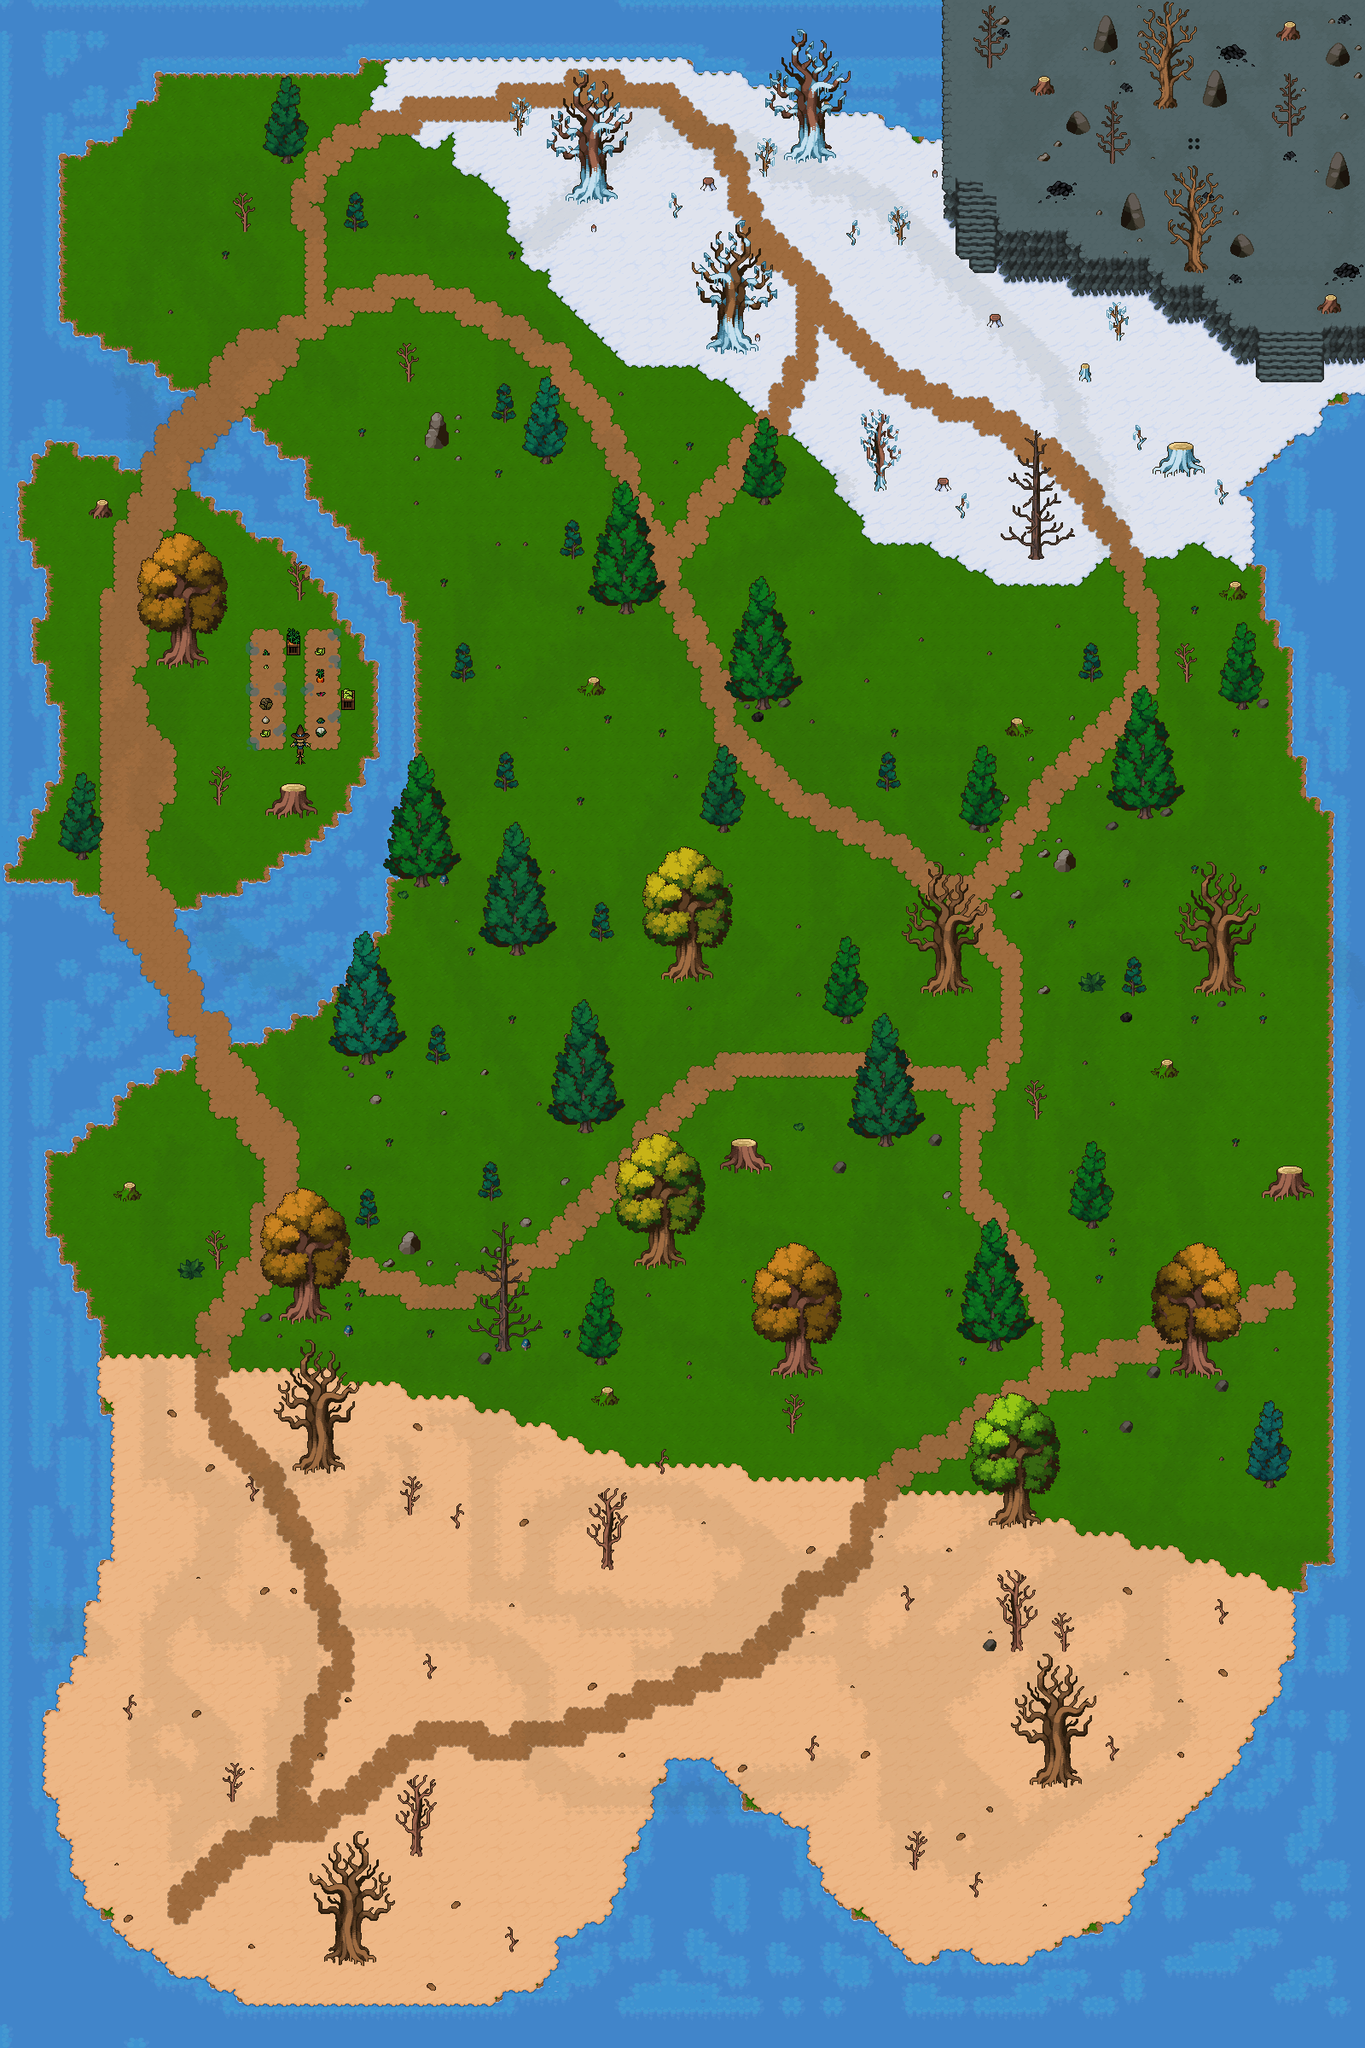

This game map was drawn from its Tiled (.tmx) file and the tilesets committed beside it. A one-line description and the trimmed map source follow:
An orthogonal 100x150 tile map with 16x16 px tiles, 7 tile layers (Ground, Desert and Snow, Sand, Stuff, ...), 16 tilesets.

<map version="1.10" tiledversion="1.11.2" orientation="orthogonal" renderorder="right-down" width="100" height="150" tilewidth="16" tileheight="16" infinite="0" nextlayerid="14" nextobjectid="1">
 <tileset firstgid="1" name="Cave_Tiles - WIP" tilewidth="16" tileheight="16" tilecount="289" columns="17">
  <image source="Environment/Tilesets/Cave_Tiles - WIP.png" width="272" height="272" />
  <wangsets>
   <wangset name="Stone" type="corner" tile="-1">
    <wangcolor name="Light" color="#ff0000" tile="-1" probability="1" />
    <wangcolor name="Darker" color="#00ff00" tile="-1" probability="1" />
    <wangcolor name="Darkest" color="#0000ff" tile="-1" probability="1" />
    <wangtile tileid="7" wangid="0,0,0,1,0,1,0,0" />
    <wangtile tileid="10" wangid="0,0,0,2,0,2,0,0" />
    <wangtile tileid="13" wangid="0,0,0,3,0,3,0,0" />
    <wangtile tileid="23" wangid="0,1,0,1,0,0,0,0" />
    <wangtile tileid="24" wangid="0,1,0,1,0,1,0,1" />
    <wangtile tileid="25" wangid="0,0,0,0,0,1,0,1" />
    <wangtile tileid="26" wangid="0,2,0,2,0,0,0,0" />
    <wangtile tileid="27" wangid="0,2,0,2,0,2,0,2" />
    <wangtile tileid="28" wangid="0,0,0,0,0,2,0,2" />
    <wangtile tileid="29" wangid="0,3,0,3,0,0,0,0" />
    <wangtile tileid="30" wangid="0,3,0,3,0,3,0,3" />
    <wangtile tileid="31" wangid="0,0,0,0,0,3,0,3" />
    <wangtile tileid="41" wangid="0,1,0,0,0,0,0,1" />
    <wangtile tileid="44" wangid="0,2,0,0,0,0,0,2" />
    <wangtile tileid="47" wangid="0,3,0,0,0,0,0,3" />
   </wangset>
  </wangsets>
 </tileset>
 <tileset firstgid="290" name="Dungeon_Tiles" tilewidth="16" tileheight="16" tilecount="625" columns="25">
  <image source="Environment/Tilesets/Dungeon_Tiles.png" width="400" height="400" />
  <tile id="229">
   <properties>
    <property name="collision" value="" />
   </properties>
  </tile>
  <tile id="253">
   <properties>
    <property name="boss" type="bool" value="false" />
   </properties>
  </tile>
  <tile id="451">
   <properties>
    <property name="boss" type="bool" value="false" />
   </properties>
  </tile>
  <wangsets>
   <wangset name="Leaves" type="corner" tile="-1">
    <wangcolor name="Leaf" color="#ff0000" tile="-1" probability="1" />
    <wangtile tileid="10" wangid="0,0,0,1,0,0,0,0" />
    <wangtile tileid="11" wangid="0,0,0,1,0,1,0,0" />
    <wangtile tileid="12" wangid="0,0,0,1,0,1,0,0" />
    <wangtile tileid="13" wangid="0,0,0,0,0,1,0,0" />
    <wangtile tileid="35" wangid="0,1,0,1,0,0,0,0" />
    <wangtile tileid="36" wangid="0,1,0,1,0,1,0,1" />
    <wangtile tileid="37" wangid="0,1,0,1,0,1,0,1" />
    <wangtile tileid="38" wangid="0,0,0,0,0,1,0,1" />
    <wangtile tileid="60" wangid="0,1,0,1,0,0,0,0" />
    <wangtile tileid="61" wangid="0,1,0,1,0,1,0,1" />
    <wangtile tileid="62" wangid="0,1,0,1,0,1,0,1" />
    <wangtile tileid="63" wangid="0,0,0,0,0,1,0,1" />
    <wangtile tileid="85" wangid="0,1,0,0,0,0,0,0" />
    <wangtile tileid="86" wangid="0,1,0,0,0,0,0,1" />
    <wangtile tileid="87" wangid="0,1,0,0,0,0,0,1" />
    <wangtile tileid="88" wangid="0,0,0,0,0,0,0,1" />
    <wangtile tileid="110" wangid="0,1,0,0,0,1,0,1" />
    <wangtile tileid="111" wangid="0,1,0,0,0,0,0,1" />
    <wangtile tileid="112" wangid="0,1,0,1,0,0,0,1" />
    <wangtile tileid="113" wangid="0,1,0,1,0,1,0,1" />
    <wangtile tileid="137" wangid="0,1,0,1,0,0,0,0" />
    <wangtile tileid="138" wangid="0,1,0,1,0,1,0,1" />
    <wangtile tileid="160" wangid="0,0,0,1,0,1,0,1" />
    <wangtile tileid="161" wangid="0,0,0,1,0,1,0,0" />
    <wangtile tileid="162" wangid="0,1,0,1,0,1,0,0" />
    <wangtile tileid="163" wangid="0,1,0,1,0,1,0,1" />
   </wangset>
  </wangsets>
 </tileset>
 <tileset firstgid="915" name="Floors_Tiles" tilewidth="16" tileheight="16" tilecount="650" columns="25">
  <image source="Environment/Tilesets/Floors_Tiles.png" width="400" height="416" />
  <wangsets>
   <wangset name="Ground" type="corner" tile="-1">
    <wangcolor name="Grass Border" color="#ff0000" tile="-1" probability="1" />
    <wangcolor name="Sand Border" color="#00ff00" tile="-1" probability="1" />
    <wangcolor name="Ice Border" color="#0000ff" tile="-1" probability="1" />
    <wangcolor name="Light Sand Border" color="#ff7700" tile="-1" probability="1" />
    <wangtile tileid="1" wangid="0,1,0,0,0,1,0,1" />
    <wangtile tileid="2" wangid="0,1,0,0,0,0,0,1" />
    <wangtile tileid="3" wangid="0,1,0,1,0,0,0,1" />
    <wangtile tileid="11" wangid="0,2,0,0,0,2,0,2" />
    <wangtile tileid="12" wangid="0,2,0,0,0,0,0,2" />
    <wangtile tileid="13" wangid="0,2,0,2,0,0,0,2" />
    <wangtile tileid="25" wangid="0,1,0,0,0,1,0,1" />
    <wangtile tileid="26" wangid="0,0,0,0,0,0,0,1" />
    <wangtile tileid="28" wangid="0,1,0,0,0,0,0,0" />
    <wangtile tileid="29" wangid="0,1,0,1,0,0,0,1" />
    <wangtile tileid="35" wangid="0,2,0,0,0,2,0,2" />
    <wangtile tileid="36" wangid="0,0,0,0,0,0,0,2" />
    <wangtile tileid="38" wangid="0,2,0,0,0,0,0,0" />
    <wangtile tileid="39" wangid="0,2,0,2,0,0,0,2" />
    <wangtile tileid="50" wangid="0,0,0,0,0,1,0,1" />
    <wangtile tileid="54" wangid="0,1,0,1,0,0,0,0" />
    <wangtile tileid="60" wangid="0,0,0,0,0,2,0,2" />
    <wangtile tileid="64" wangid="0,2,0,2,0,0,0,0" />
    <wangtile tileid="75" wangid="0,0,0,1,0,1,0,1" />
    <wangtile tileid="76" wangid="0,0,0,0,0,1,0,0" />
    <wangtile tileid="79" wangid="0,1,0,1,0,1,0,0" />
    <wangtile tileid="85" wangid="0,0,0,2,0,2,0,2" />
    <wangtile tileid="86" wangid="0,0,0,0,0,2,0,0" />
    <wangtile tileid="88" wangid="0,0,0,2,0,0,0,0" />
    <wangtile tileid="89" wangid="0,2,0,2,0,2,0,0" />
    <wangtile tileid="101" wangid="0,0,0,1,0,1,0,1" />
    <wangtile tileid="102" wangid="0,0,0,1,0,1,0,0" />
    <wangtile tileid="103" wangid="0,1,0,1,0,1,0,0" />
    <wangtile tileid="111" wangid="0,0,0,2,0,2,0,2" />
    <wangtile tileid="112" wangid="0,0,0,2,0,2,0,0" />
    <wangtile tileid="113" wangid="0,2,0,2,0,2,0,0" />
    <wangtile tileid="251" wangid="0,1,0,1,0,1,0,1" />
    <wangtile tileid="252" wangid="0,1,0,1,0,1,0,1" />
    <wangtile tileid="253" wangid="0,1,0,1,0,1,0,1" />
    <wangtile tileid="261" wangid="0,2,0,2,0,2,0,2" />
    <wangtile tileid="262" wangid="0,2,0,2,0,2,0,2" />
    <wangtile tileid="263" wangid="0,2,0,2,0,2,0,2" />
    <wangtile tileid="301" wangid="0,0,0,3,0,0,0,0" />
    <wangtile tileid="302" wangid="0,0,0,3,0,3,0,0" />
    <wangtile tileid="303" wangid="0,0,0,0,0,3,0,0" />
    <wangtile tileid="306" wangid="0,0,0,4,0,0,0,0" />
    <wangtile tileid="307" wangid="0,0,0,4,0,4,0,0" />
    <wangtile tileid="308" wangid="0,0,0,0,0,4,0,0" />
    <wangtile tileid="325" wangid="0,0,0,3,0,0,0,0" />
    <wangtile tileid="326" wangid="0,3,0,3,0,3,0,0" />
    <wangtile tileid="327" wangid="0,3,0,3,0,3,0,3" />
    <wangtile tileid="328" wangid="0,0,0,3,0,3,0,3" />
    <wangtile tileid="329" wangid="0,0,0,0,0,3,0,0" />
    <wangtile tileid="330" wangid="0,0,0,4,0,0,0,0" />
    <wangtile tileid="331" wangid="0,4,0,4,0,4,0,0" />
    <wangtile tileid="332" wangid="0,4,0,4,0,4,0,4" />
    <wangtile tileid="333" wangid="0,0,0,4,0,4,0,4" />
    <wangtile tileid="334" wangid="0,0,0,0,0,4,0,0" />
    <wangtile tileid="350" wangid="0,3,0,3,0,0,0,0" />
    <wangtile tileid="351" wangid="0,3,0,3,0,3,0,3" />
    <wangtile tileid="352" wangid="0,3,0,3,0,3,0,3" />
    <wangtile tileid="353" wangid="0,3,0,3,0,3,0,3" />
    <wangtile tileid="354" wangid="0,0,0,0,0,3,0,3" />
    <wangtile tileid="355" wangid="0,4,0,4,0,0,0,0" />
    <wangtile tileid="356" wangid="0,4,0,4,0,4,0,4" />
    <wangtile tileid="357" wangid="0,4,0,4,0,4,0,4" />
    <wangtile tileid="358" wangid="0,4,0,4,0,4,0,4" />
    <wangtile tileid="359" wangid="0,0,0,0,0,4,0,4" />
    <wangtile tileid="375" wangid="0,3,0,0,0,0,0,0" />
    <wangtile tileid="376" wangid="0,3,0,3,0,0,0,3" />
    <wangtile tileid="377" wangid="0,3,0,3,0,3,0,3" />
    <wangtile tileid="378" wangid="0,3,0,0,0,3,0,3" />
    <wangtile tileid="379" wangid="0,0,0,0,0,0,0,3" />
    <wangtile tileid="380" wangid="0,4,0,0,0,0,0,0" />
    <wangtile tileid="381" wangid="0,4,0,4,0,0,0,4" />
    <wangtile tileid="382" wangid="0,4,0,4,0,4,0,4" />
    <wangtile tileid="383" wangid="0,4,0,0,0,4,0,4" />
    <wangtile tileid="384" wangid="0,0,0,0,0,0,0,4" />
    <wangtile tileid="401" wangid="0,3,0,0,0,0,0,0" />
    <wangtile tileid="402" wangid="0,3,0,0,0,0,0,3" />
    <wangtile tileid="403" wangid="0,0,0,0,0,0,0,3" />
    <wangtile tileid="406" wangid="0,4,0,0,0,0,0,0" />
    <wangtile tileid="407" wangid="0,4,0,0,0,0,0,4" />
    <wangtile tileid="408" wangid="0,0,0,0,0,0,0,4" />
    <wangtile tileid="550" wangid="0,3,0,3,0,3,0,3" />
    <wangtile tileid="551" wangid="0,3,0,3,0,3,0,3" />
    <wangtile tileid="552" wangid="0,3,0,3,0,3,0,3" />
    <wangtile tileid="553" wangid="0,3,0,3,0,3,0,3" />
    <wangtile tileid="554" wangid="0,3,0,3,0,3,0,3" />
    <wangtile tileid="555" wangid="0,4,0,4,0,4,0,4" />
    <wangtile tileid="556" wangid="0,4,0,4,0,4,0,4" />
    <wangtile tileid="557" wangid="0,4,0,4,0,4,0,4" />
    <wangtile tileid="558" wangid="0,4,0,4,0,4,0,4" />
    <wangtile tileid="559" wangid="0,4,0,4,0,4,0,4" />
    <wangtile tileid="575" wangid="0,3,0,3,0,3,0,3" />
    <wangtile tileid="576" wangid="0,3,0,3,0,3,0,3" />
    <wangtile tileid="577" wangid="0,3,0,3,0,3,0,3" />
    <wangtile tileid="578" wangid="0,3,0,3,0,3,0,3" />
    <wangtile tileid="579" wangid="0,3,0,3,0,3,0,3" />
    <wangtile tileid="580" wangid="0,4,0,4,0,4,0,4" />
    <wangtile tileid="581" wangid="0,4,0,4,0,4,0,4" />
    <wangtile tileid="582" wangid="0,4,0,4,0,4,0,4" />
    <wangtile tileid="583" wangid="0,4,0,4,0,4,0,4" />
    <wangtile tileid="584" wangid="0,4,0,4,0,4,0,4" />
   </wangset>
   <wangset name="Unnamed Set" type="edge" tile="-1">
    <wangcolor name="Grass" color="#ff0000" tile="-1" probability="1" />
   </wangset>
  </wangsets>
 </tileset>
 <tileset firstgid="1565" name="Water_tiles" tilewidth="16" tileheight="16" tilecount="625" columns="25">
  <image source="Environment/Tilesets/Water_tiles.png" width="400" height="400" />
  <tile id="33" probability="5" />
  <tile id="57" probability="5" />
  <tile id="58" probability="5" />
  <tile id="59" probability="5" />
  <tile id="83" probability="5" />
  <wangsets>
   <wangset name="Grass" type="corner" tile="-1">
    <wangcolor name="Grass" color="#ff0000" tile="-1" probability="1" />
    <wangcolor name="Water" color="#00ff00" tile="-1" probability="1" />
    <wangcolor name="Dark Water" color="#0000ff" tile="-1" probability="1" />
    <wangtile tileid="5" wangid="0,2,0,2,0,2,0,2" />
    <wangtile tileid="6" wangid="0,2,0,2,0,2,0,2" />
    <wangtile tileid="7" wangid="0,2,0,1,0,2,0,2" />
    <wangtile tileid="8" wangid="0,2,0,1,0,1,0,2" />
    <wangtile tileid="9" wangid="0,2,0,2,0,1,0,2" />
    <wangtile tileid="10" wangid="0,2,0,2,0,2,0,2" />
    <wangtile tileid="11" wangid="0,2,0,2,0,2,0,2" />
    <wangtile tileid="17" wangid="0,2,0,2,0,2,0,2" />
    <wangtile tileid="18" wangid="0,2,0,2,0,2,0,2" />
    <wangtile tileid="30" wangid="0,2,0,2,0,2,0,2" />
    <wangtile tileid="31" wangid="0,2,0,1,0,2,0,2" />
    <wangtile tileid="32" wangid="0,1,0,1,0,1,0,2" />
    <wangtile tileid="33" wangid="0,1,0,1,0,1,0,1" />
    <wangtile tileid="34" wangid="0,2,0,1,0,1,0,1" />
    <wangtile tileid="35" wangid="0,2,0,2,0,1,0,2" />
    <wangtile tileid="36" wangid="0,2,0,2,0,2,0,2" />
    <wangtile tileid="42" wangid="0,2,0,2,0,2,0,2" />
    <wangtile tileid="55" wangid="0,2,0,2,0,2,0,2" />
    <wangtile tileid="56" wangid="0,1,0,1,0,2,0,2" />
    <wangtile tileid="57" wangid="0,1,0,1,0,1,0,1" />
    <wangtile tileid="58" wangid="0,1,0,1,0,1,0,1" />
    <wangtile tileid="59" wangid="0,1,0,1,0,1,0,1" />
    <wangtile tileid="60" wangid="0,2,0,2,0,1,0,1" />
    <wangtile tileid="61" wangid="0,2,0,2,0,2,0,2" />
    <wangtile tileid="80" wangid="0,2,0,2,0,2,0,2" />
    <wangtile tileid="81" wangid="0,1,0,2,0,2,0,2" />
    <wangtile tileid="82" wangid="0,1,0,1,0,2,0,1" />
    <wangtile tileid="83" wangid="0,1,0,1,0,1,0,1" />
    <wangtile tileid="84" wangid="0,1,0,2,0,1,0,1" />
    <wangtile tileid="85" wangid="0,2,0,2,0,2,0,1" />
    <wangtile tileid="86" wangid="0,2,0,2,0,2,0,2" />
    <wangtile tileid="105" wangid="0,2,0,2,0,2,0,2" />
    <wangtile tileid="106" wangid="0,2,0,2,0,2,0,2" />
    <wangtile tileid="107" wangid="0,1,0,2,0,2,0,2" />
    <wangtile tileid="108" wangid="0,1,0,2,0,2,0,1" />
    <wangtile tileid="109" wangid="0,2,0,2,0,2,0,1" />
    <wangtile tileid="110" wangid="0,2,0,2,0,2,0,2" />
    <wangtile tileid="111" wangid="0,2,0,2,0,2,0,2" />
    <wangtile tileid="126" wangid="0,3,0,2,0,3,0,3" />
    <wangtile tileid="127" wangid="0,3,0,2,0,2,0,3" />
    <wangtile tileid="128" wangid="0,3,0,3,0,2,0,3" />
    <wangtile tileid="150" wangid="0,3,0,2,0,3,0,3" />
    <wangtile tileid="151" wangid="0,2,0,2,0,2,0,3" />
    <wangtile tileid="152" wangid="0,2,0,2,0,2,0,2" />
    <wangtile tileid="153" wangid="0,3,0,2,0,2,0,2" />
    <wangtile tileid="154" wangid="0,3,0,3,0,2,0,3" />
    <wangtile tileid="157" wangid="0,3,0,3,0,3,0,3" />
    <wangtile tileid="175" wangid="0,2,0,2,0,3,0,3" />
    <wangtile tileid="176" wangid="0,2,0,2,0,2,0,2" />
    <wangtile tileid="177" wangid="0,2,0,2,0,2,0,2" />
    <wangtile tileid="178" wangid="0,2,0,2,0,2,0,2" />
    <wangtile tileid="179" wangid="0,3,0,3,0,2,0,2" />
    <wangtile tileid="181" wangid="0,3,0,3,0,3,0,3" />
    <wangtile tileid="182" wangid="0,3,0,3,0,3,0,3" />
    <wangtile tileid="183" wangid="0,3,0,3,0,3,0,3" />
    <wangtile tileid="200" wangid="0,2,0,3,0,3,0,3" />
    <wangtile tileid="201" wangid="0,2,0,2,0,3,0,2" />
    <wangtile tileid="202" wangid="0,2,0,2,0,2,0,2" />
    <wangtile tileid="203" wangid="0,2,0,3,0,2,0,2" />
    <wangtile tileid="204" wangid="0,3,0,3,0,3,0,2" />
    <wangtile tileid="207" wangid="0,3,0,3,0,3,0,3" />
    <wangtile tileid="226" wangid="0,2,0,3,0,3,0,3" />
    <wangtile tileid="227" wangid="0,2,0,3,0,3,0,2" />
    <wangtile tileid="228" wangid="0,3,0,3,0,3,0,2" />
   </wangset>
  </wangsets>
 </tileset>
 <tileset firstgid="2190" name="Size_02" tilewidth="16" tileheight="16" tilecount="128" columns="16">
  <image source="Environment/Props/Static/Trees/Model_01/Size_02.png" width="256" height="128" />
 </tileset>
 <tileset firstgid="2318" name="Size_03" tilewidth="16" tileheight="16" tilecount="156" columns="13">
  <image source="Environment/Props/Static/Trees/Model_01/Size_03.png" width="208" height="192" />
 </tileset>
 <tileset firstgid="2474" name="Size_04" tilewidth="16" tileheight="16" tilecount="368" columns="23">
  <image source="Environment/Props/Static/Trees/Model_01/Size_04.png" width="368" height="256" />
 </tileset>
 <tileset firstgid="2842" name="Size_05" tilewidth="16" tileheight="16" tilecount="644" columns="28">
  <image source="Environment/Props/Static/Trees/Model_01/Size_05.png" width="448" height="368" />
 </tileset>
 <tileset firstgid="3486" name="Size_02" tilewidth="16" tileheight="16" tilecount="48" columns="8">
  <image source="Environment/Props/Static/Trees/Model_02/Size_02.png" width="128" height="96" />
 </tileset>
 <tileset firstgid="3534" name="Size_03" tilewidth="16" tileheight="16" tilecount="90" columns="9">
  <image source="Environment/Props/Static/Trees/Model_02/Size_03.png" width="144" height="160" />
 </tileset>
 <tileset firstgid="3624" name="Size_04" tilewidth="16" tileheight="16" tilecount="168" columns="12">
  <image source="Environment/Props/Static/Trees/Model_02/Size_04.png" width="192" height="224" />
 </tileset>
 <tileset firstgid="3792" name="Size_05" tilewidth="16" tileheight="16" tilecount="360" columns="18">
  <image source="Environment/Props/Static/Trees/Model_02/Size_05.png" width="288" height="320" />
 </tileset>
 <tileset firstgid="4152" name="Rocks" tilewidth="16" tileheight="16" tilecount="247" columns="13">
  <image source="Environment/Props/Static/Rocks.png" width="208" height="304" />
 </tileset>
 <tileset firstgid="4399" name="Farm" tilewidth="16" tileheight="16" tilecount="625" columns="25">
  <image source="Environment/Props/Static/Farm.png" width="400" height="400" />
 </tileset>
 <tileset firstgid="5024" name="Resources" tilewidth="16" tileheight="16" tilecount="625" columns="25">
  <image source="Environment/Props/Static/Resources.png" width="400" height="400" />
 </tileset>
 <tileset firstgid="5649" name="Wall_Tiles" tilewidth="16" tileheight="16" tilecount="625" columns="25">
  <image source="Environment/Tilesets/Wall_Tiles.png" width="400" height="400" />
  <wangsets>
   <wangset name="Walls" type="corner" tile="-1">
    <wangcolor name="Dark walls" color="#ff0000" tile="-1" probability="1" />
   </wangset>
  </wangsets>
 </tileset>
 <layer id="5" name="Ground" width="100" height="150">
  <data>[15000 cells, 15000 non-empty, 63 distinct tile ids]</data>
 </layer>
 <layer id="6" name="Desert and Snow" width="100" height="150">
  <data>[15000 cells, 4616 non-empty, 62 distinct tile ids]</data>
 </layer>
 <layer id="9" name="Sand" width="100" height="150">
  <data>[15000 cells, 2285 non-empty, 61 distinct tile ids]</data>
 </layer>
 <layer id="13" name="Stuff" width="100" height="150">
  <data>[15000 cells, 301 non-empty, 103 distinct tile ids]</data>
 </layer>
 <layer id="10" name="Foliage" width="100" height="150" opacity="0.07">
  <data>[15000 cells, 5395 non-empty, 26 distinct tile ids]</data>
 </layer>
 <layer id="8" name="Objects" width="100" height="150">
  <properties>
   <property name="Collision" type="bool" value="false" />
  </properties>
  <data>[15000 cells, 2567 non-empty, 964 distinct tile ids]</data>
 </layer>
 <layer id="11" name="Collision" width="100" height="150" opacity="0">
  <data>[15000 cells, 3730 non-empty, 2 distinct tile ids]</data>
 </layer>
</map>
